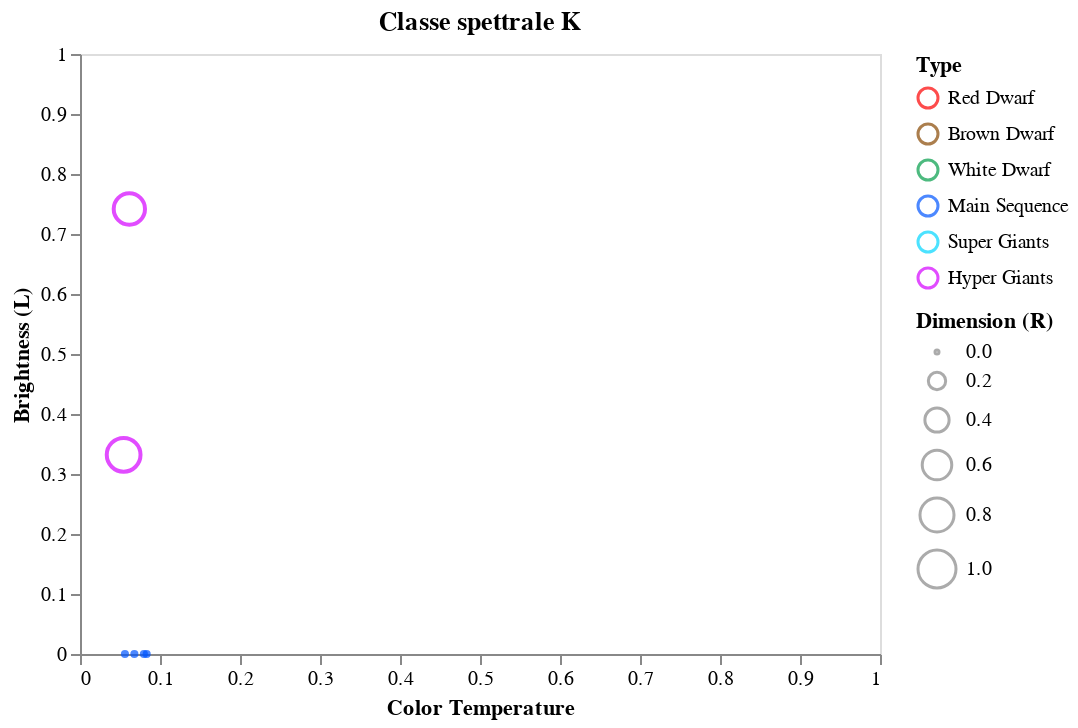

Write notebook code for a chart like this one.
### Code cell
data = dataset[dataset['Spectral_Class'] == 'K']

alt.Chart(data, title = "Classe spettrale K").mark_point().encode( 
    
    x = alt.X('Temperature',
         scale = alt.Scale(domain = (min(dataset.Temperature), max(dataset.Temperature))),
         axis = alt.Axis(format='K', title='Color Temperature', grid = False)
         ),
    
    y = alt.Y('L',
         scale = alt.Scale(domain = (min(dataset.L), max(dataset.L))),
         axis = alt.Axis(format='K', title='Brightness (L)', grid = False)
         ),
    
    size = alt.Size('R', 
                    scale = alt.Scale(domain = [0, 1]), 
                    legend = alt.Legend(title = 'Dimension (R)')
                   ),
    
    color = alt.Color('Type', scale=alt.Scale(domain=dom, range=rng)
                     )
    
)

### Figure 1 — Vega-Lite specification as saved in the notebook (floating-point values rounded to 4 significant figures)
{"config": {"view": {"continuousWidth": 400, "continuousHeight": 300}}, "data": {"name": "data-f03ec8949290cbb979d3d02c8cd677a3"}, "mark": "point", "encoding": {"color": {"type": "nominal", "field": "Type", "scale": {"domain": ["Red Dwarf", "Brown Dwarf", "White Dwarf", "Main Sequence", "Super Giants", "Hyper Giants"], "range": ["#fc0000", "#874701", "#029c49", "#0055ff", "#00d5ff", "#d400ff"]}}, "size": {"type": "quantitative", "field": "R", "legend": {"title": "Dimension (R)"}, "scale": {"domain": [0, 1]}}, "x": {"type": "quantitative", "axis": {"format": "K", "grid": false, "title": "Color Temperature"}, "field": "Temperature", "scale": {"domain": [0.0, 1.0]}}, "y": {"type": "quantitative", "axis": {"format": "K", "grid": false, "title": "Brightness (L)"}, "field": "L", "scale": {"domain": [0.0, 1.0]}}}, "title": "Classe spettrale K", "$schema": "https://vega.github.io/schema/vega-lite/v4.8.1.json", "datasets": {"data-f03ec8949290cbb979d3d02c8cd677a3": [{"Temperature": 0.06797, "L": 1.8e-07, "R": 0.0004396, "A_M": 0.5762, "Color": "White-Yellow", "Spectral_Class": "K", "Type": "Main Sequence"}, {"Temperature": 0.05617, "L": 9.997e-08, "R": 0.0004037, "A_M": 0.5675, "Color": "White-Yellow", "Spectral_Class": "K", "Type": "Main Sequence"}, {"Temperature": 0.0799, "L": 4.202e-07, "R": 0.0005756, "A_M": 0.5222, "Color": "White-Yellow", "Spectral_Class": "K", "Type": "Main Sequence"}, {"Temperature": 0.08337, "L": 7.416e-07, "R": 0.0004453, "A_M": 0.5191, "Color": "Orange", "Spectral_Class": "K", "Type": "Main Sequence"}, {"Temperature": 0.05454, "L": 0.332, "R": 0.7873, "A_M": 0.01657, "Color": "Red", "Spectral_Class": "K", "Type": "Hyper Giants"}, {"Temperature": 0.06169, "L": 0.7417, "R": 0.6749, "A_M": 0.08505, "Color": "Orange", "Spectral_Class": "K", "Type": "Hyper Giants"}]}}
